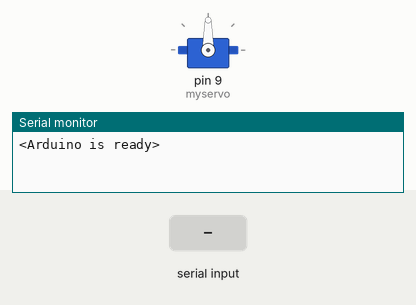
This sketch was run on a simulated Arduino Uno, built with avr-gcc and run on an emulated ATmega328P. Parts: servo, the last lines printed to the serial monitor. Inputs (shaded band) come from the test bench.

Above: at 1.2 s.
1.3 s: "30,150\n" received over Serial
At 2.5 s:
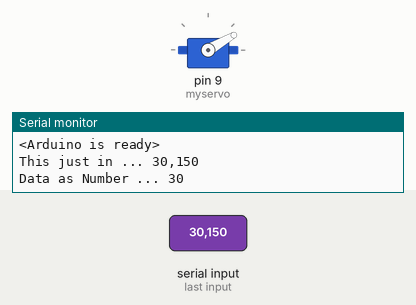
2.8 s: "5\n" received over Serial
At 3.5 s:
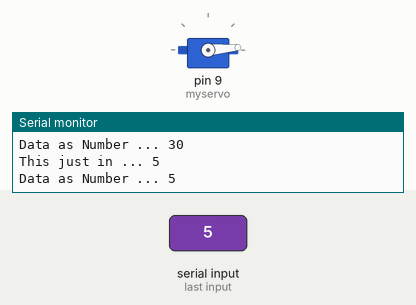
4.3 s: "200\n" received over Serial
At 4.7 s:
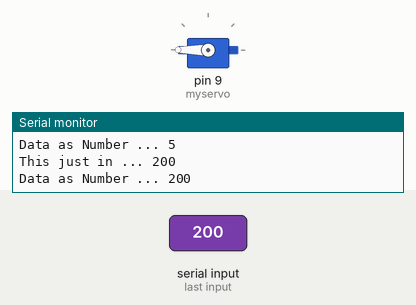
5.8 s: "90,45\n" received over Serial
At 7.1 s:
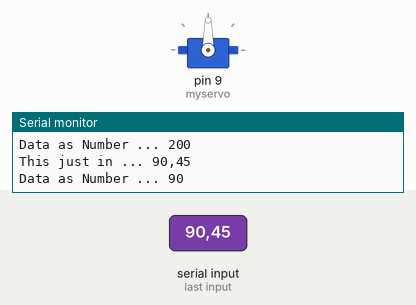
Timing chart, 0 to 8.3 s (numbered marks = the images above; inputs shaded):
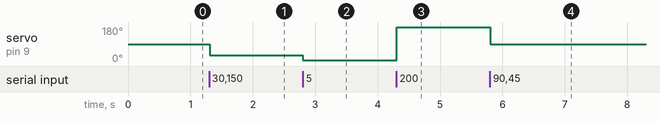

The sketch:

code_arduino.ino
```cpp
#include <Servo.h>
Servo myservo;
const byte numChars = 32;
char receivedChars[numChars];   // an array to store the received data
boolean newData = false;
int dataNumber = 0;             // new for this version

void setup() {
    Serial.begin(9600);
    myservo.attach(9);// pin 9
    Serial.println("<Arduino is ready>");
}

void loop() {
    recvWithEndMarker();
    showNewNumber();
}

void recvWithEndMarker() {
    static byte ndx = 0;
    char endMarker = '\n';
    char rc;

    if (Serial.available() > 0) {
        rc = Serial.read();

        if (rc != endMarker) {
            receivedChars[ndx] = rc;
            ndx++;
            if (ndx >= numChars) {
                ndx = numChars - 1;
            }
        }
        else {
            receivedChars[ndx] = '\0'; // terminate the string
            ndx = 0;
            newData = true;
        }
    }
}

void showNewNumber() {
    if (newData == true) {
        dataNumber = 0;             // new for this version
        dataNumber = atoi(receivedChars);   // new for this version
        Serial.print("This just in ... ");
        Serial.println(receivedChars);
        Serial.print("Data as Number ... ");    // new for this version
        Serial.println(dataNumber);     // new for this version
        newData = false;
        myservo.write(dataNumber);
    }
}
```

Measured:
- after the input at 1.3 s, servo on pin 9 (myservo): 90° → 30° at once
- after the input at 2.8 s, servo on pin 9 (myservo): 30° → 5° at once
- after the input at 4.3 s, servo on pin 9 (myservo): 5° → 180° at once
- after the input at 5.8 s, servo on pin 9 (myservo): 180° → 90° at once
